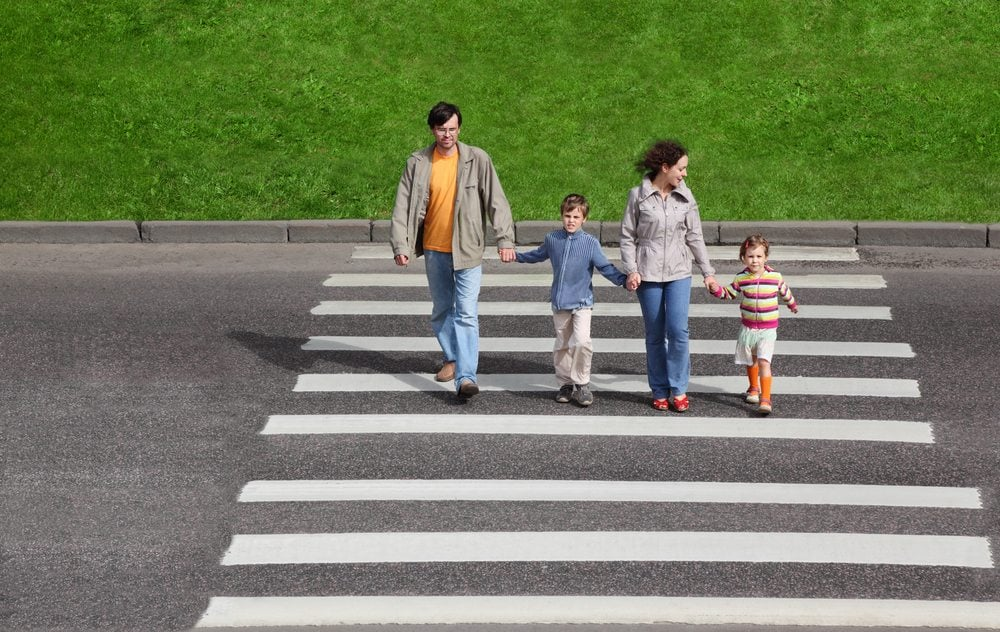
#> input picture images/Crosswalk.jpg, 1000 x 632 px
$ python -i harris_corner_detector.py   (imports and definitions only)
#> lines starting #> are read from the running program, lines starting #| are printed output that depends on the picture
import numpy as np
from matplotlib import pyplot as plt
from scipy.signal import convolve2d


def plot_graph(img, title=""):
    plt.figure(figsize=(5, 5))
    plt.imshow(img)
    plt.title(title)
    plt.show()


def plot_graphs(img1, img2, img1_title="", img2_title=""):
    figure, axis = plt.subplots(1, 2, figsize=(10, 5))
    axis[0].imshow(img1)
    axis[0].set_title(img1_title)
    axis[1].imshow(img2)
    axis[1].set_title(img2_title)
    plt.show()


def plot_overlay(img, title, dots):
    plt.figure(figsize=(5, 5))
    plt.imshow(img)
    plt.title(title)
    plt.scatter(dots[:, 0], dots[:, 1], color="red", s=0.5)
    plt.show()


def plot_overlays(img, dots1, dots2, title1="", title2=""):
    figure, axis = plt.subplots(1, 2, figsize=(10, 5))
    axis[0].imshow(img)
    axis[0].set_title(title1)
    axis[0].scatter(dots1[:, 0], dots1[:, 1], color="red", s=0.5)
    axis[1].imshow(img)
    axis[1].set_title(title2)
    axis[1].scatter(dots2[:, 0], dots2[:, 1], color="red", s=0.5)
    plt.show()


def create_grid(sig=1):
    x = np.linspace(-sig, sig, 2 * sig + 1)  # array of x values
    y = np.linspace(-sig, sig, 2 * sig + 1)  # array of y values

    return np.meshgrid(x, y)  # Create a grid of points


def crop(img, pad):
    m, n = np.shape(img)

    return img[pad:m - pad, pad:n - pad]  # Removing the given pad from the image


def Gaussian(sig=1):
    x, y = create_grid(sig)

    return (1 / (2 * np.pi * sig ** 2)) * np.exp(-(np.square(x) + np.square(y)) / (2 * sig ** 2))


def gaussian_derivative_x(x, y, sig=1):
    return - (x / (2 * np.pi * sig ** 4)) * np.exp(-(x ** 2 + y ** 2) / (2 * sig ** 2))


def gaussian_derivative_y(x, y, sig=1):
    return - (y / (2 * np.pi * sig ** 4)) * np.exp(-(x ** 2 + y ** 2) / (2 * sig ** 2))


def Deriv_Gauss_xy(sig=1):
    x, y = create_grid(sig)

    div_x = gaussian_derivative_x(x, y, sig)
    div_y = gaussian_derivative_y(x, y, sig)

    return div_x, div_y


def Grad_xy(img, sig=1):
    # 1)
    G_dx, G_dy = Deriv_Gauss_xy(sig)

    Ix_pad = convolve2d(img, G_dx)
    Iy_pad = convolve2d(img, G_dy)

    pad = np.floor(len(G_dx) / 2).astype(int)

    return crop(Ix_pad, pad), crop(Iy_pad, pad)


def d_q(det, trace, k=1):
    return det + k * (trace ** 2)  # Calc the D(q) using the given matrix det and trace


def local_maxima(img, denisty_size):
    m, n = img.shape
    img_copy = img.copy()

    for y in range(0, m, denisty_size):
        for x in range(0, n, denisty_size):
            sub_img = img_copy[y: y + denisty_size, x: x + denisty_size]
            sub_img[sub_img < np.max(sub_img)] = 0

    return img_copy  # A new img with only the maximal value in each window defined by density size


def interesting_points(mat):
    x, y = np.where(mat > 0)
    return np.array(list(zip(y, x)))


def normalize(img):
    min_val = np.min(img)
    max_val = np.max(img)

    return 255 * (img - min_val) / (
                max_val - min_val)  # A normalized version of the input image, rescaled to the range [0, 255]


def H_corner(img, sigma_smooth=1, sigma_neighb=1, k=10, th=400, density_size=10, display=0):
    # 2)
    Ix, Iy = Grad_xy(img, sigma_smooth)

    # 3)
    Ix_square = Ix ** 2
    Iy_square = Iy ** 2
    IxIy = Ix * Iy

    # 4)
    G = Gaussian(sigma_neighb)
    C11 = crop(convolve2d(Ix_square, G), sigma_neighb)
    C12 = C21 = crop(convolve2d(IxIy, G), sigma_neighb)
    C22 = crop(convolve2d(Iy_square, G), sigma_neighb)

    # 5)
    det = C11 * C22 - C12 * C21
    trace = C11 + C22

    D = d_q(det, trace, k)

    # 6)
    D_th = D.copy()
    D_th[D_th < th] = 0

    # 7)
    D_maxima = local_maxima(D_th, density_size)

    detected_corners = interesting_points(D_maxima)

    if display == 1:
        # plot_graph(img, title="The original image")
        # plot_graphs(img1=Ix, img1_title="The derivatives of Ix", img2=Iy, img2_title="The derivatives of Iy")
        # plot_graphs(img1=normalize(D), img1_title="normalized D", img2=normalize(D_th) > 0,
        #             img2_title="normelized D_th")
        plot_overlay(img, "detected_corners", detected_corners)

    # return detected_corners
    return D_maxima

>>> import cv2
>>> picture = cv2.imread('images/Crosswalk.jpg', cv2.IMREAD_GRAYSCALE)
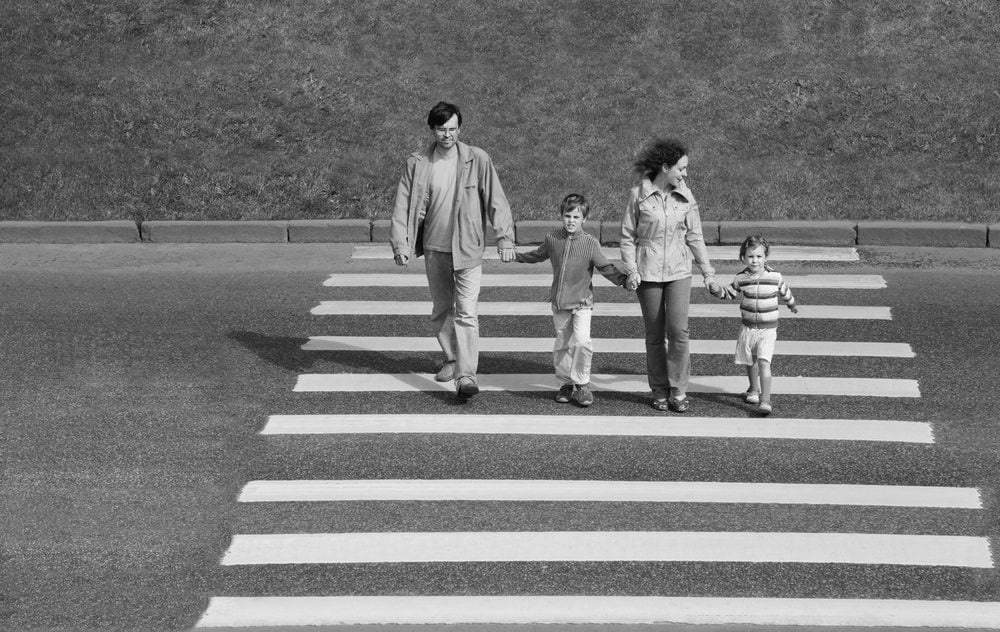
#> picture: shape (632, 1000); min 0, max 255, mean 120
>>> result = H_corner(picture)
#> in Grad_xy, `Ix_pad = convolve2d(img, G_dx)`:
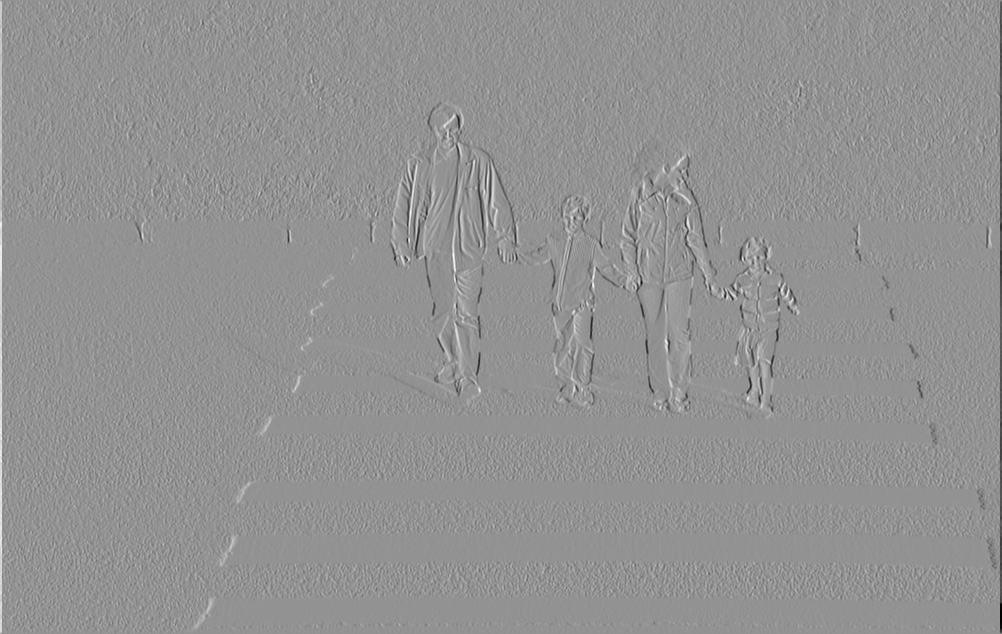
#> Ix_pad: shape (634, 1002) float64; min -47.1, max 34.75, mean 0; drawn with min black and max white
#> in Grad_xy, `Iy_pad = convolve2d(img, G_dy)`:
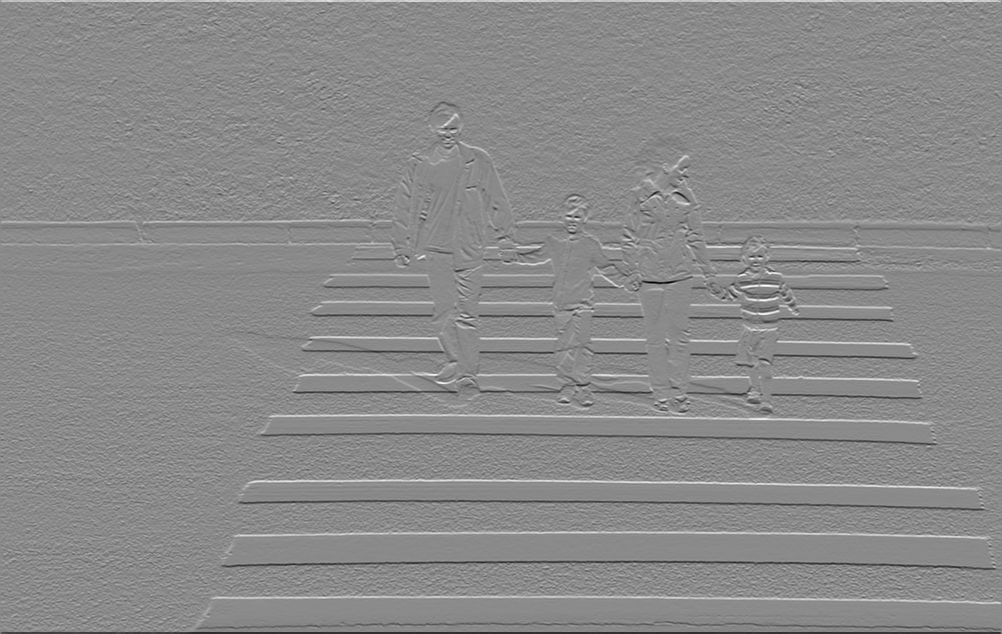
#> Iy_pad: shape (634, 1002) float64; min -46.16, max 38.9, mean 0; drawn with min black and max white
#> in H_corner, `Ix_square = Ix ** 2`:
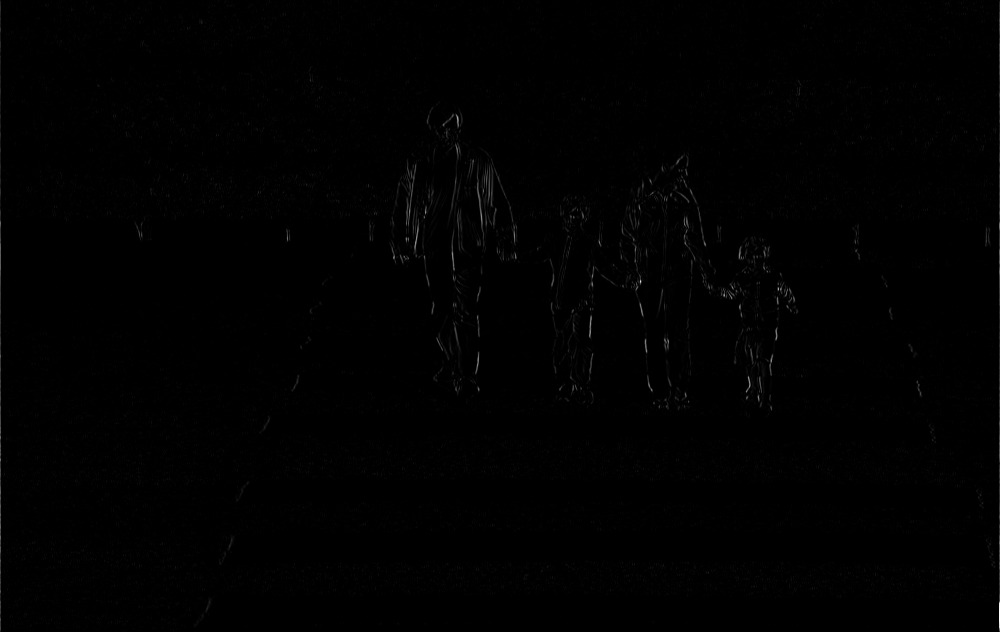
#> Ix_square: shape (632, 1000) float64; min 0, max 2196, mean 10.8; drawn with min black and max white
#> in H_corner, `Iy_square = Iy ** 2`:
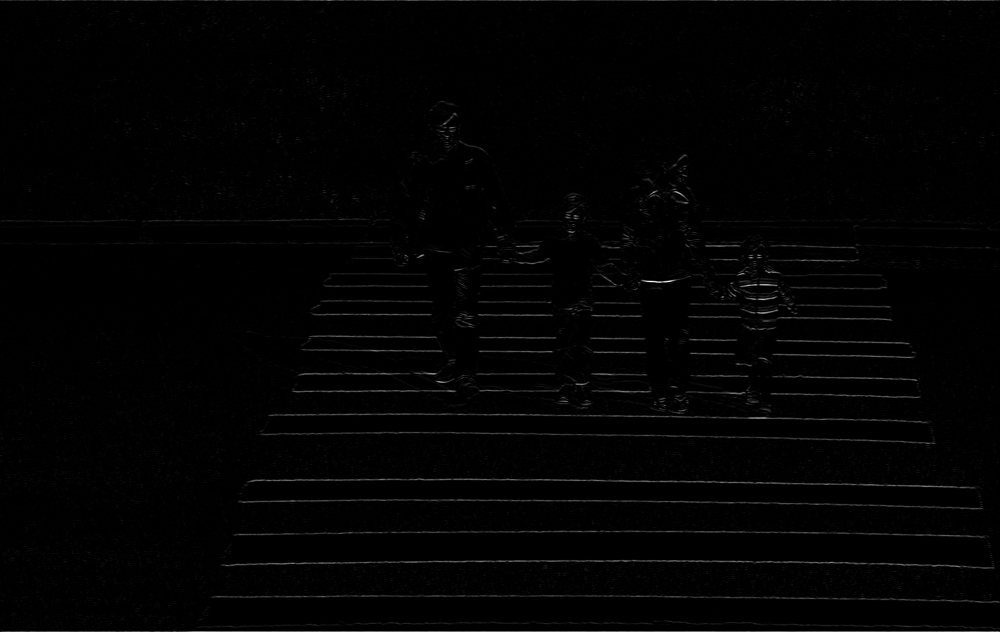
#> Iy_square: shape (632, 1000) float64; min 0, max 2130.9, mean 22.9; drawn with min black and max white
#> in H_corner, `IxIy = Ix * Iy`:
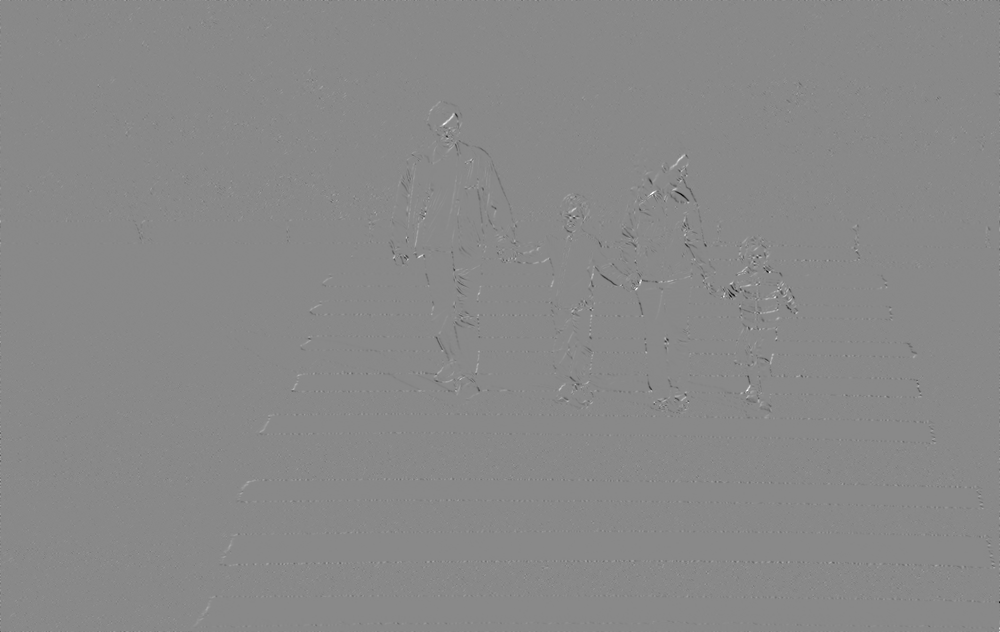
#> IxIy: shape (632, 1000) float64; min -817, max 703.3, mean -0.3; drawn with min black and max white
#> in H_corner, `trace = C11 + C22`:
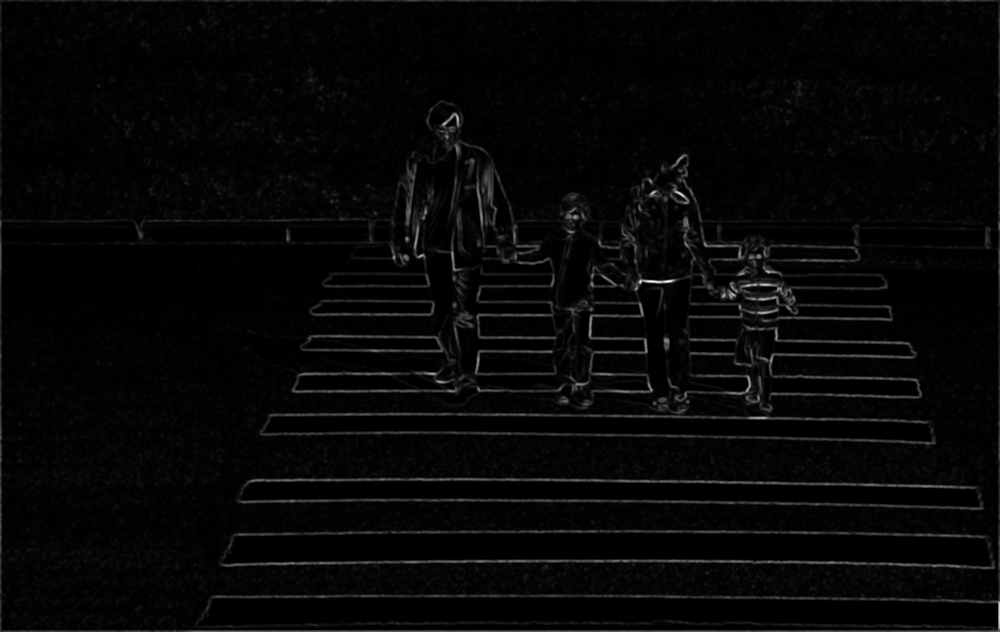
#> trace: shape (632, 1000) float64; min 0, max 910.9, mean 25.7; drawn with min black and max white
#> in interesting_points, `x, y = np.where(mat > 0)`: x = 5997 values from 0 to 631; y = 5997 values, max 999 at index 199, min 0 at index 100, mean 497.5
#> in H_corner, `detected_corners = interesting_points(D_maxima)`: detected_corners = 5997 pairs, first value 0 to 999, second value 0 to 631

$ run again, on images/fifth_Ave.jpg
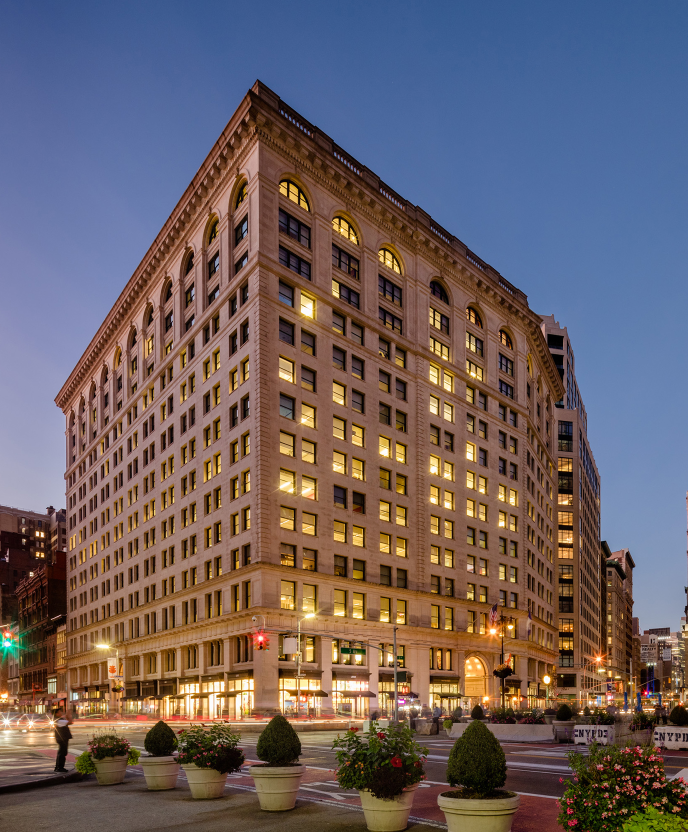
#> input picture images/fifth_Ave.jpg, 1375 x 1664 px (shown at 1/2 size)
#> in crop (call 4), `return img[pad:m - pad, pad:n - pad]`:
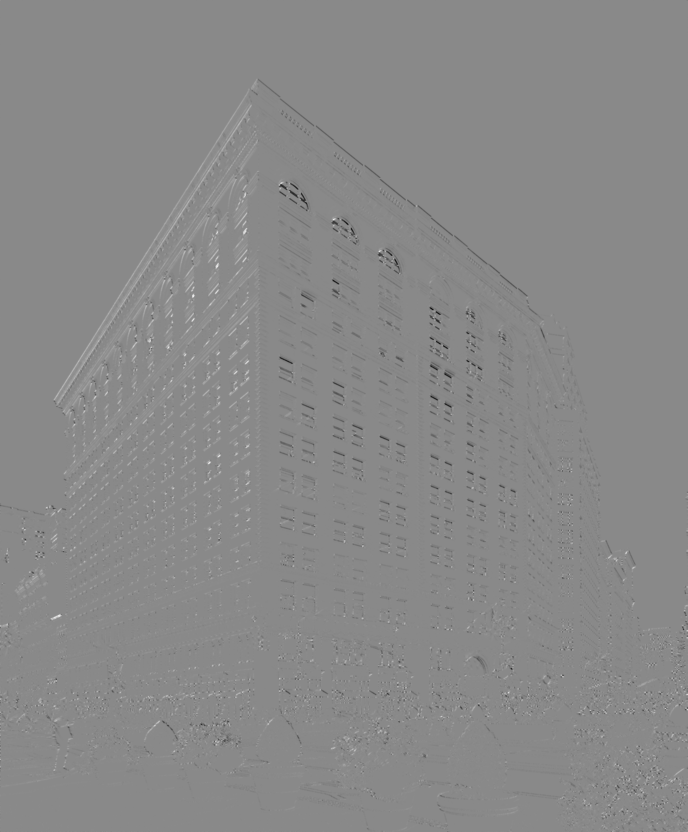
#> returned value: shape (1664, 1375) float64 (shown at 1/2 size); min -369.1, max 316.1, mean -0.3; drawn with min black and max white
#> in H_corner, `trace = C11 + C22`:
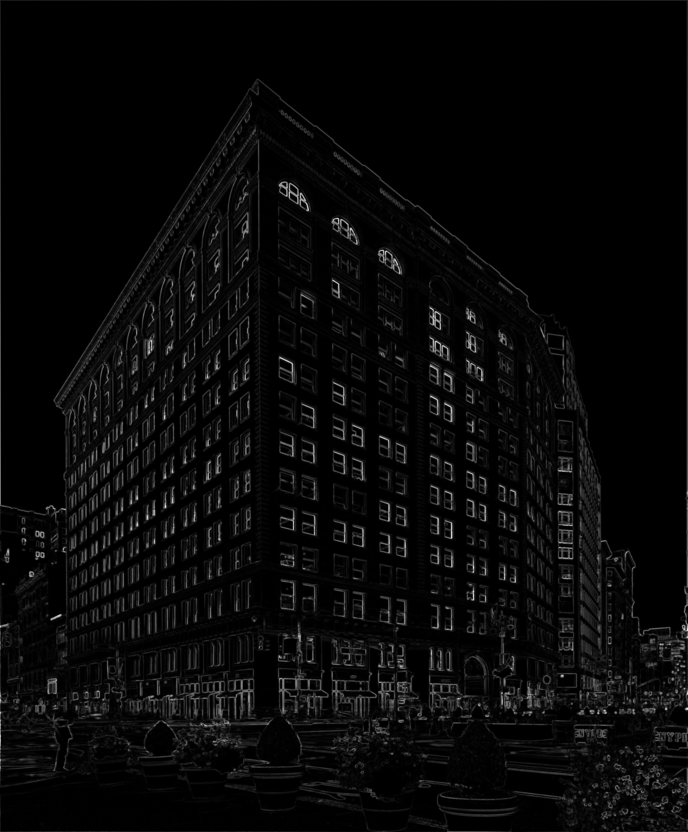
#> trace: shape (1664, 1375) float64 (shown at 1/2 size); min 0, max 905.9, mean 31.6; drawn with min black and max white
#> x = 14371 values from 0 to 1663; y = 14371 values, max 1374 at index 139, min 0 at index 137, mean 660.4
#> detected_corners = 14371 pairs, first value 0 to 1374, second value 0 to 1663

$ run again, on images/view0.tif
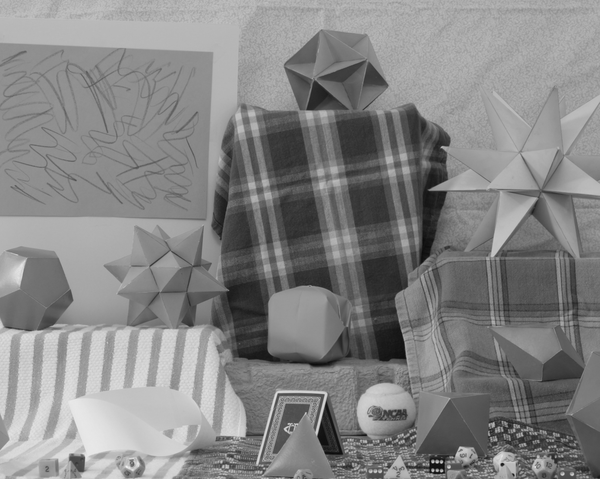
#> input picture images/view0.tif, 600 x 479 px
#> picture is the input picture: shape (479, 600); min 11, max 241, mean 133
#> in crop (call 4), `return img[pad:m - pad, pad:n - pad]`:
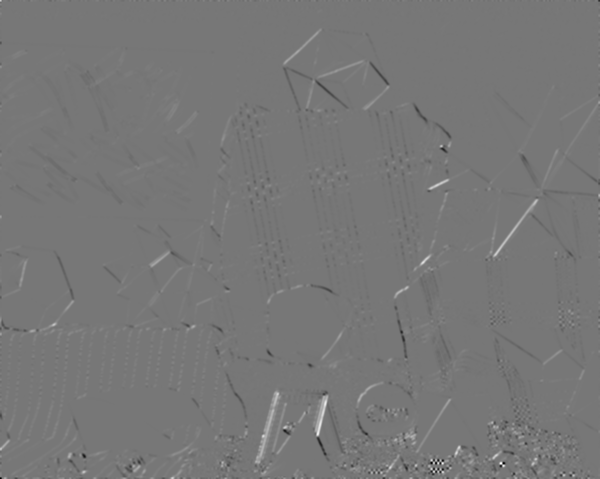
#> returned value: shape (479, 600) float64; min -166.2, max 189.1, mean 0.2; drawn with min black and max white
#> in H_corner, `trace = C11 + C22`:
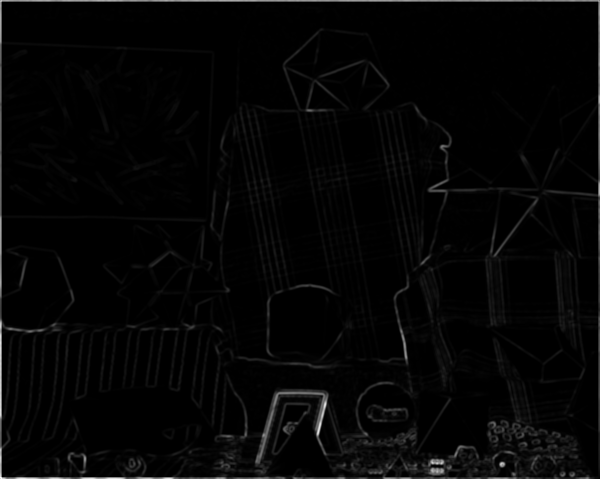
#> trace: shape (479, 600) float64; min 2.46e-30, max 821.6, mean 18.1; drawn with min black and max white
#> x = 2219 values from 0 to 478; y = 2219 values, max 599 at index 80, min 0 at index 88, mean 294.4
#> detected_corners = 2219 pairs, first value 0 to 599, second value 0 to 478
